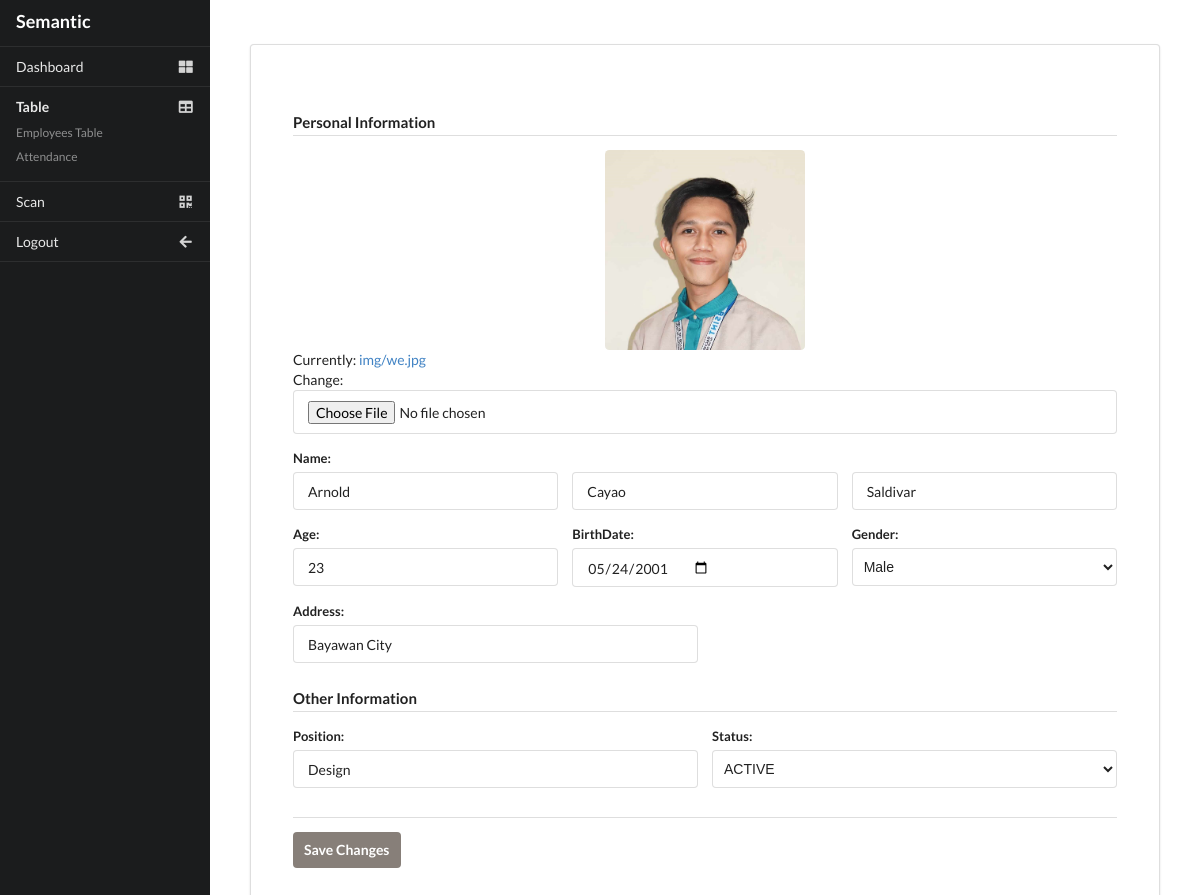
Page /edit-employee/1 on the committed database.
### semanticapp/models.py (models this page shows, shortened)
class Employee(models.Model):
    STATUS = [
        ("Active", "ACTIVE"),
        ("Inactive", "INACTIVE"),
    ]
    GENDER = [
        ("MALE", "Male"),
        ("FEMALE", "Female"),
    ]
    profile_picture = models.ImageField(
        upload_to="img/", validators=[validate_image_size], null=True
    )
    firstName = models.CharField(max_length=50)
    middleName = models.CharField(max_length=50)
    lastName = models.CharField(max_length=50)
    age = models.IntegerField()
    address = models.CharField(max_length=50)
    birthDate = models.DateField()
    gender = models.CharField(max_length=20, choices=GENDER)
    position = models.CharField(max_length=50)
    status = models.CharField(max_length=20, choices=STATUS)

### semanticapp/views.py (the view)
# urls.py: path("edit-employee/<int:id>", views.edit_employee, name="edit-employee"),
def edit_employee(request, id=None):
    employee = get_object_or_404(Employee, id=id)
    employeeForm = EmployeeForm(request.POST, request.FILES, instance=employee)
    if employeeForm.is_valid():
        employeeForm.save()
        messages.success(request, "Employee Updated!")
        return redirect("edit-employee", id=employee.id)
    employeeForm = EmployeeForm(instance=employee)
    context = {
        "title": "Table",
        "employeeForm": employeeForm,
    }
    return render(request, "employee-profile.html", context)

### semanticapp/forms.py
class EmployeeForm(forms.ModelForm):
    class Meta:
        model = Employee
        fields = "__all__"
    def __init__(self, *args, **kwargs):
        super(EmployeeForm, self).__init__(*args, **kwargs)
        for field_name, field in self.fields.items():
            classes = "ui input"
            if field.widget.__class__.__name__ == "Select":
                classes = "ui dropdown"
            field.widget.attrs.update(
                {
                    "class": classes,
                    "placeholder": f"Enter your {field.label}",
                }
            )
        self.fields["birthDate"].widget = forms.DateInput(
            attrs={
                "class": "ui input",
                "placholder": "Enter date of birth",
                "type": "date",
            }
        )

### semanticapp/validators.py (called while the page is built)
def validate_image_size(file):
    max_size_kb = 5 * 1024 * 1024
    if file.size > max_size_kb:
        raise ValidationError(
            f"Image file should not exceed {max_size_kb / (1024 * 1024)}MB."
        )

### semanticapp/templates/employee-profile.html (shortened to what this page needs)
{% include '_header.html' %}
{% block content %}
{% load static %}
<div class="ui segment very padded container container-table">
    <form method="POST" class="ui form" enctype="multipart/form-data">
        <h4 class="ui dividing header">Personal Information</h4>
        <div class="field">
           <img class="ui medium centered rounded image" id="profile-update-image" src="{% if not employeeForm.instance.profile_picture.url %} {% static 'img/semantic.png' %} {% else %} {{ employeeForm.instance.profile_picture.url }}  {% endif %}" alt="Profile Picture">
            {{ employeeForm.profile_picture }}
        </div>
        <div class="field">
            <label>Name:</label>
            <div class="three fields">
                <div class="field">
                {{ employeeForm.firstName }}
                </div>
                <div class="field">
                    {{ employeeForm.middleName }}
                </div>
                <div class="field">
                    {{ employeeForm.lastName }}
                </div>
            </div>
            <div class="three fields">
                <div class="field">
                  <label>{{ employeeForm.age.label_tag }}</label>
                  {{ employeeForm.age }}
                </div>
                <div class="field">
                  <label>{{ employeeForm.birthDate.label_tag }}</label>
                  {{ employeeForm.birthDate }}
                </div>
                <div class="field">
                  <label>{{ employeeForm.gender.label_tag }}</label>
                  {{ employeeForm.gender }}
                </div>
            </div>
            <div class="two fields">
                <div class="field">
                    <label>{{ employeeForm.address.label_tag }}</label>
                    {{ employeeForm.address }}
                  </div>
            </div>
            <h4 class="ui dividing header">Other Information</h4>
            <div class="two fields">
                <div class="field">
                <label>{{ employeeForm.position.label_tag }}</label>
                {{ employeeForm.position }}
                </div>
                <div class="field">
                <label>{{ employeeForm.status.label_tag }}</label>
                {{ employeeForm.status }}
                </div>
            </div>
        </div>
        <hr class="ui dividing header">
        <div class="actions">
            <button type="submit" class="ui bg-orange-dark right icon button">
              Save Changes
            </button >
        </div>
    </form>
</div>
<br>
{% endblock  %}
{% include '_footer.html' %}

### semanticapp/static/css/style.css (style rules this page uses)
* { margin: 0; padding: 0; }
:root { --font-color: #fff; --font-color-2: #c58d68; --bg-color: #c99e82; --bg-color-dark: #877f79; --bg-color-2: #f5f5f5; --bg-color-green: #e2f0c5; }
body { padding-left: 250px !important; padding-right: 40px !important; padding-top: 30px !important; }
#profile-update-image { width: 200px; height: 200px; object-fit: cover; }

### rows in the picture
Employee: profile_picture (picture), firstName "Arnold", middleName "Cayao", lastName "Saldivar", age "23", birthDate "05/24/2001", gender "Male", address "Bayawan City", position "Design", status "ACTIVE"

### other values in the picture
{{ employeeForm.age.label_tag }} "Age:"
{{ employeeForm.birthDate.label_tag }} "BirthDate:"
{{ employeeForm.gender.label_tag }} "Gender:"
{{ employeeForm.address.label_tag }} "Address:"
{{ employeeForm.position.label_tag }} "Position:"
{{ employeeForm.status.label_tag }} "Status:"
